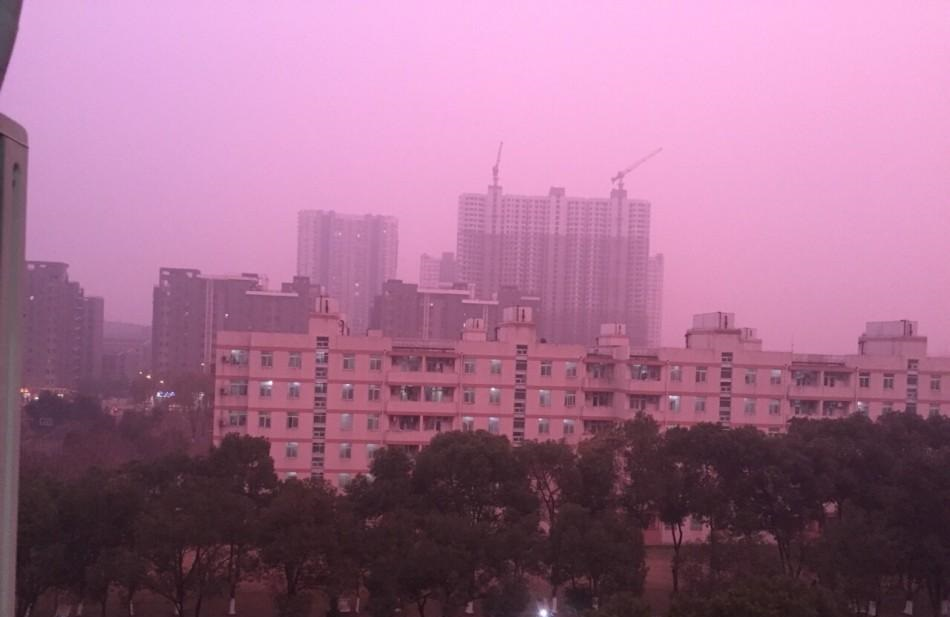
%> input picture code/YC_Google_547.jpeg, 950 x 617 px
$ octave --eval "result = IIDCP(imread('YC_Google_547.jpeg'));"   (GNU Octave 9; MATLAB toolbox functions it lacks are replaced by stand-ins)
%> lines starting %> are read from the running program, lines starting %| are printed output that depends on the picture
### code/get_dark_channel.m
function dark_channel = get_dark_channel(image, win_size)

[m, n, ~] = size(image);

pad_size = floor(win_size/2);

padded_image = padarray(image, [pad_size pad_size], Inf);

dark_channel = zeros(m, n);

for j = 1 : m
    for i = 1 : n
        patch = padded_image(j : j + (win_size-1), i : i + (win_size-1), :);
% [8 lines of commented-out code are left out]
        dark_channel(j,i) = min(patch(:));
% [6 lines of commented-out code are left out]
     end
end

end

### code/get_atmosphere.m
function atmosphere = get_atmosphere(image, dark_channel)
% image = imresize(image,0.2);
% dark_channel = imresize(dark_channel,0.2);

[m, n, ~] = size(image);
n_pixels = m * n;

n_search_pixels = floor(n_pixels * 0.001);

dark_vec = reshape(dark_channel, n_pixels, 1);

image_vec = reshape(image, n_pixels, 3);

[~, indices] = sort(dark_vec, 'descend');

accumulator = zeros(1, 3);

for k = 1 : n_search_pixels
    accumulator = accumulator + image_vec(indices(k),:);
end

atmosphere = accumulator / n_search_pixels;

end

### code/minimumfilter.m
function img_ = minimumfilter(img, radius)
R = img(:,:,1);
G = img(:,:,2);
B = img(:,:,3);

[rows,cols,~] = size(img);
R_ = zeros([rows,cols]);
G_ = zeros([rows,cols]);
B_ = zeros([rows,cols]);

for i = 1:rows
    for j = 1:cols
        a = max(1 , i - radius);
        b = min(i + radius, rows);
        c = max(1 , j - radius);
        d = min(j + radius, cols);
        patch = R(a:b,c:d);
        minvalue = min(min(patch));
        R_(i,j) = minvalue;
    end
end

for i = 1:rows
    for j = 1:cols
        a = max(1 , i - radius);
        b = min(i + radius, rows);
        c = max(1 , j - radius);
        d = min(j + radius, cols);
        patch = G(a:b,c:d);
        minvalue = min(min(patch));
        G_(i,j) = minvalue;
    end
end

for i = 1:rows
    for j = 1:cols
        a = max(1 , i - radius);
        b = min(i + radius, rows);
        c = max(1 , j - radius);
        d = min(j + radius, cols);
        patch = B(a:b,c:d);
        minvalue = min(min(patch));
        B_(i,j) = minvalue;
    end
end
img_(:,:,1) = R_;
img_(:,:,2) = G_;
img_(:,:,3) = B_;


end

### code/IIDCP.m
function Radiance = IIDCP(img)

img = im2double(img);
img = min(max(img,0.00001),0.99999);

% patch_size = 21;
% patch_size2 = 10;
% gramma = 1.0;

[rows,cols,~] = size(img);

patch_size = 21;
if (min(rows,cols)<300)
patch_size = 11;
end
patch_size2 = 3;
gramma = 1.0;


rows2 = rows;
cols2 = cols;

img = padarray(img,[21 - mod(rows,patch_size)+patch_size,21 - mod(cols,patch_size)+patch_size ],'replicate','post');
[rows,cols,~] = size(img);

img2 = imresize(img,1);
dark_channel = get_dark_channel(img2, 15);
A_global = get_atmosphere(img2, dark_channel);

% [43 lines of commented-out code are left out]
A_global = A_global.^gramma;

img = real(img.^gramma);


dark_img = minimumfilter(img, 1);
ii = 0;
% dark_img = img;

trans = zeros([rows,cols]);
A_img = zeros([rows,cols,3]);
for i = floor(patch_size/2) + 1:floor(patch_size/2)*2 + 1:rows
    for j = floor(patch_size/2) + 1:floor(patch_size/2)*2 + 1:cols
% [14 lines of commented-out code are left out]

        up = max(1,i - patch_size2);
        down = min(rows,i + patch_size2);
        left = max(1,j - patch_size2);
        right = min(cols,j + patch_size2);
        patch = dark_img(up:down,left:right,:);

        patch_size3 = floor(31 - min(exp(std(patch(:))*5)*10,21));
        up = max(1,i - patch_size3);
        down = min(rows,i + patch_size3);
        left = max(1,j - patch_size3);
        right = min(cols,j + patch_size3);
        patch = dark_img(up:down,left:right,:);


        trans(i,j) = estimate_trans(patch,A_global);
        A_img(i,j,:) = A_global;
        temp = trans(i,j);
        for k_i = -floor(patch_size/2):1:floor(patch_size/2)
            for k_j = -floor(patch_size/2):1:floor(patch_size/2)
                if i+k_i <= rows && j+k_j <= cols
                    trans(i+k_i,j+k_j) = temp;
                    A_img(i+k_i,j+k_j,:) = A_global;
                end
            end
        end

% [16 lines of commented-out code are left out]

    end
end

boundingR = 1 - img(:,:,1)./A_img(:,:,1);
boundingG = 1 - img(:,:,2)./A_img(:,:,2);
boundingB = 1 - img(:,:,3)./A_img(:,:,3);
bounding = max(max(boundingR,boundingG),boundingB);


trans = Matting(trans,img,A_global,patch_size);
trans = guidedfilter(rgb2gray(img), trans, 20, 0.1);

% [10 lines of commented-out code are left out]

Radiance(:,:,1) = min(max((img(:,:,1) - A_img(:,:,1).*(1-trans))./max(trans,0.01),0),1);
Radiance(:,:,2) = min(max((img(:,:,2) - A_img(:,:,2).*(1-trans))./max(trans,0.01),0),1);
Radiance(:,:,3) = min(max((img(:,:,3) - A_img(:,:,3).*(1-trans))./max(trans,0.01),0),1);

Radiance = Radiance.^(1./gramma);

Radiance = Radiance(1:rows2,1:cols2,:);

end
%> in IIDCP, `img = padarray(img,[21 - mod(rows,patch_size)+patch_size,21 - mod(cols..`:
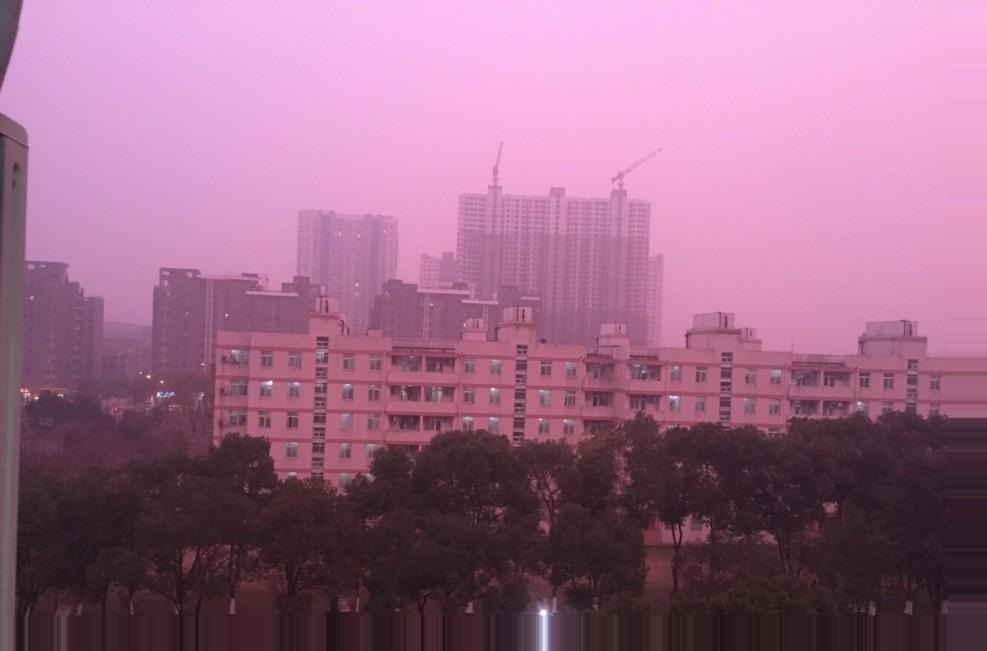
%> img: size 651x987x3 double; mean R, G, B 0.612, 0.415, 0.532
%> in get_dark_channel, `padded_image = padarray(image, [pad_size pad_size], Inf);`: padded_image: size 665x1001x3 double; 3.47% of the values are NaN or infinite; the others: min 0.0353, max 1, mean 0.52
%> after the loop in get_dark_channel, `for j = 1 : m`:
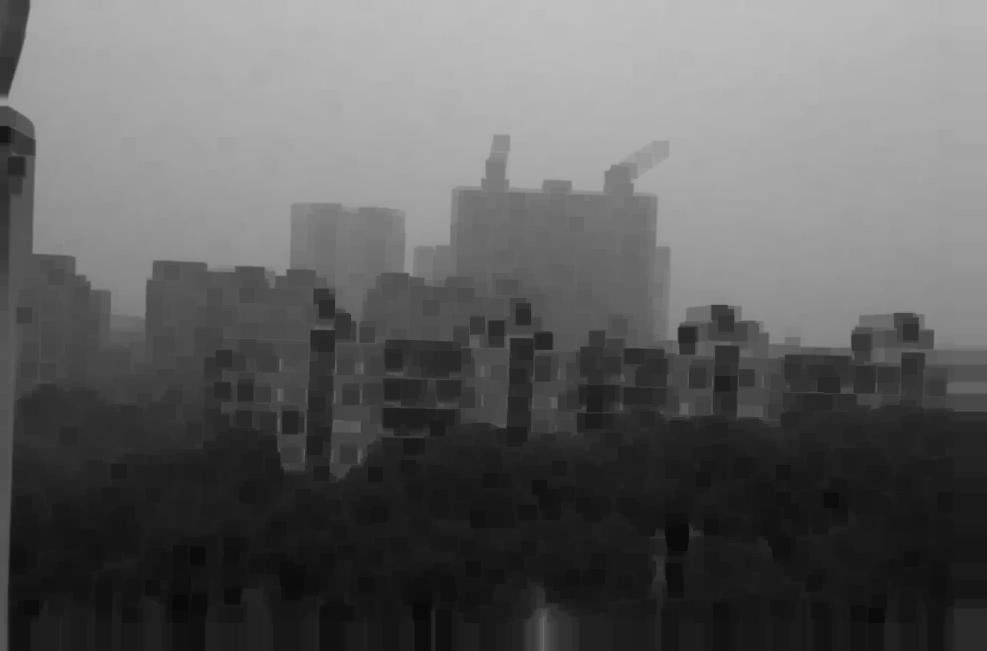
%> dark_channel: size 651x987 double; min 0.0353, max 0.753, mean 0.372
%> the loop in get_atmosphere, `for k = 1 : n_search_pixels` made 642 passes
%> accumulator on passes 1 to 3: [0.996 0.753 0.945], [1.99 1.51 1.89], [2.99 2.26 2.84]
%> after the loop in get_atmosphere, `for k = 1 : n_search_pixels`: accumulator = [640.3 483.5 612.1]
%> in get_atmosphere, `atmosphere = accumulator / n_search_pixels;`: atmosphere = [0.997 0.753 0.953]
%> in minimumfilter, `R = img(:,:,1);`:
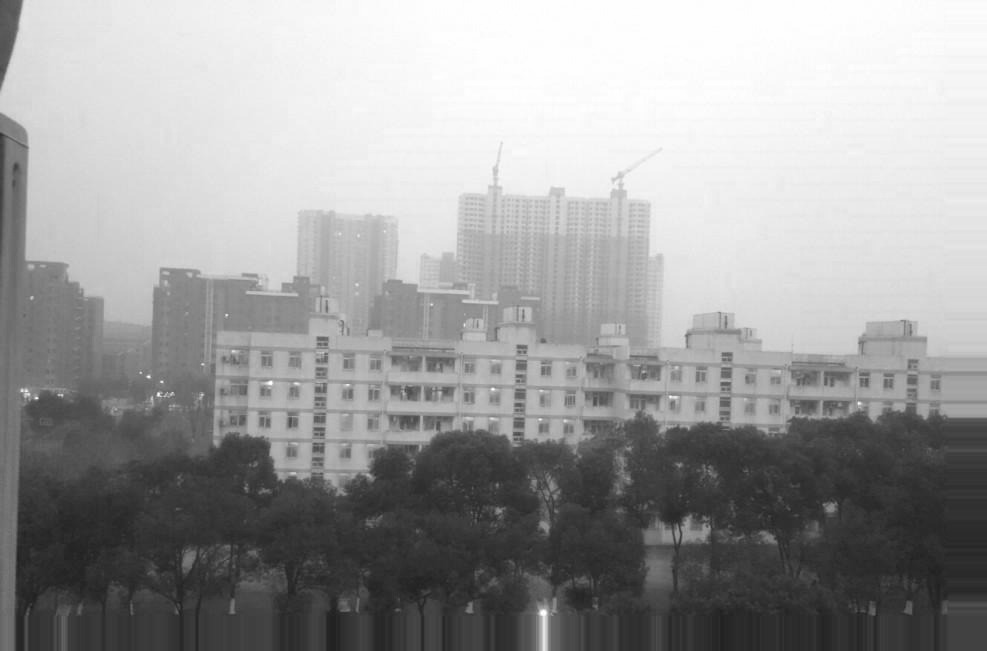
%> R: size 651x987 double; min 0.114, max 1, mean 0.612
%> in minimumfilter, `G = img(:,:,2);`:
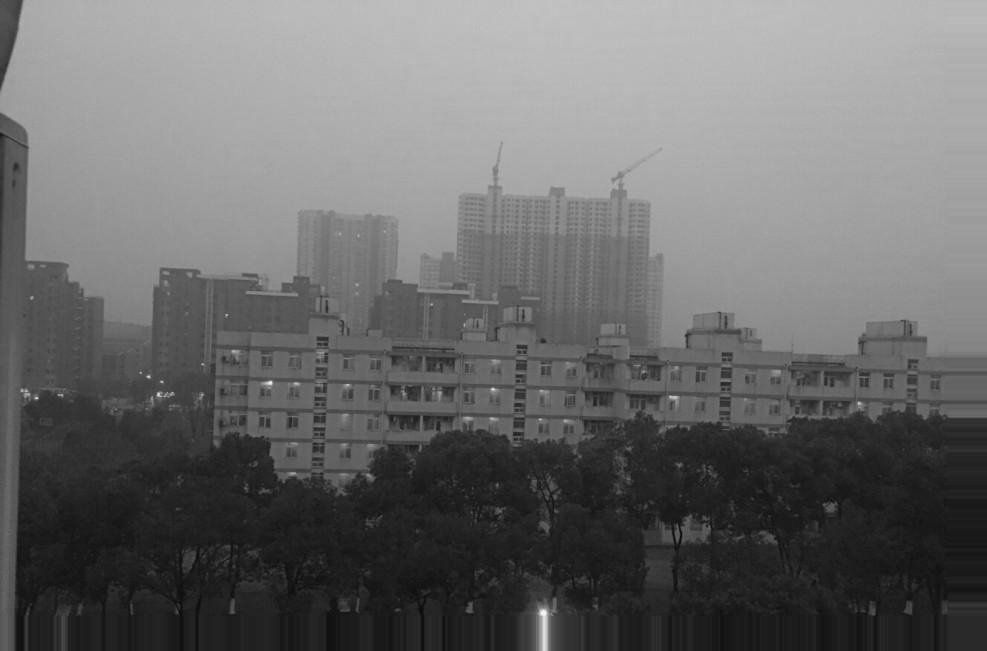
%> G: size 651x987 double; min 0.0353, max 0.976, mean 0.415
%> in minimumfilter, `B = img(:,:,3);`:
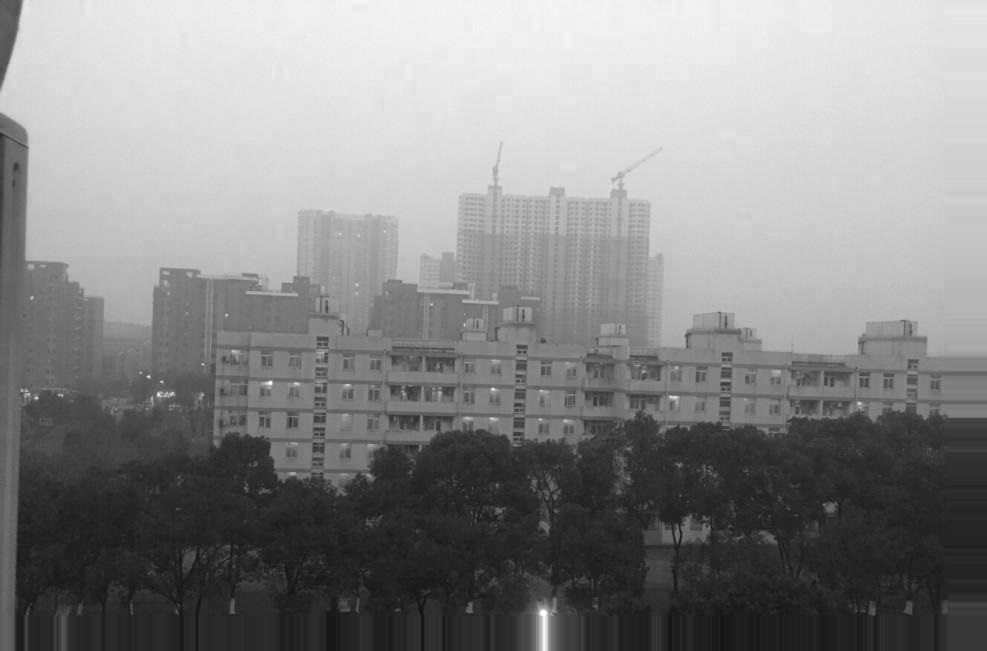
%> B: size 651x987 double; min 0.0706, max 1, mean 0.532
%> (the run ends here)
